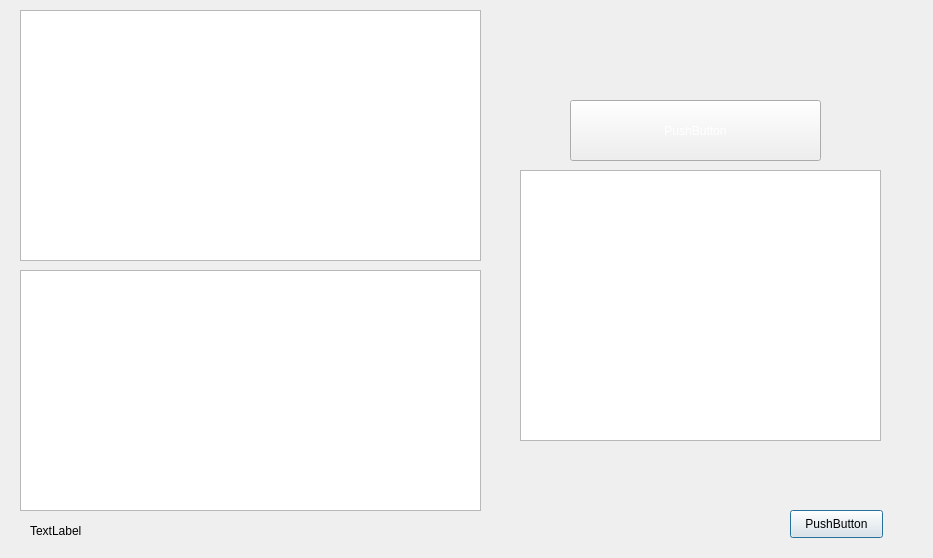
<?xml version="1.0" encoding="UTF-8"?>
<ui version="4.0">
 <class>vitaminB</class>
 <widget class="QDialog" name="vitaminB">
  <property name="geometry">
   <rect>
    <x>0</x>
    <y>0</y>
    <width>933</width>
    <height>558</height>
   </rect>
  </property>
  <property name="windowTitle">
   <string>Vitamin B</string>
  </property>
  <widget class="QPushButton" name="pushButton">
   <property name="geometry">
    <rect>
     <x>790</x>
     <y>510</y>
     <width>93</width>
     <height>28</height>
    </rect>
   </property>
   <property name="styleSheet">
    <string notr="true">background-image: url(:/img/img/orangeButton2.jpg);</string>
   </property>
   <property name="text">
    <string>PushButton</string>
   </property>
  </widget>
  <widget class="QPlainTextEdit" name="plainTextEdit">
   <property name="geometry">
    <rect>
     <x>20</x>
     <y>10</y>
     <width>461</width>
     <height>251</height>
    </rect>
   </property>
   <property name="styleSheet">
    <string notr="true">font: 16pt &quot;MS Shell Dlg 2&quot;;</string>
   </property>
   <property name="plainText">
    <string/>
   </property>
  </widget>
  <widget class="QPlainTextEdit" name="plainTextEdit_2">
   <property name="geometry">
    <rect>
     <x>20</x>
     <y>270</y>
     <width>461</width>
     <height>241</height>
    </rect>
   </property>
   <property name="styleSheet">
    <string notr="true">font: 16pt &quot;MS Shell Dlg 2&quot;;</string>
   </property>
   <property name="plainText">
    <string/>
   </property>
  </widget>
  <widget class="QPlainTextEdit" name="plainTextEdit_3">
   <property name="geometry">
    <rect>
     <x>520</x>
     <y>170</y>
     <width>361</width>
     <height>271</height>
    </rect>
   </property>
   <property name="styleSheet">
    <string notr="true">font: 10pt &quot;MS Shell Dlg 2&quot;;</string>
   </property>
   <property name="plainText">
    <string/>
   </property>
  </widget>
  <widget class="QPushButton" name="pushButton_2">
   <property name="geometry">
    <rect>
     <x>570</x>
     <y>100</y>
     <width>251</width>
     <height>61</height>
    </rect>
   </property>
   <property name="styleSheet">
    <string notr="true">font: 75 16pt &quot;MS Shell Dlg 2&quot;;
color: rgb(255, 255, 255);
background-image: url(:/img/img/buttons3.jpg);</string>
   </property>
   <property name="text">
    <string>PushButton</string>
   </property>
  </widget>
  <widget class="QLabel" name="label">
   <property name="geometry">
    <rect>
     <x>30</x>
     <y>510</y>
     <width>271</width>
     <height>41</height>
    </rect>
   </property>
   <property name="styleSheet">
    <string notr="true">font: 75 12pt &quot;MS Shell Dlg 2&quot;;</string>
   </property>
   <property name="text">
    <string>TextLabel</string>
   </property>
  </widget>
 </widget>
 <resources/>
 <connections/>
</ui>
